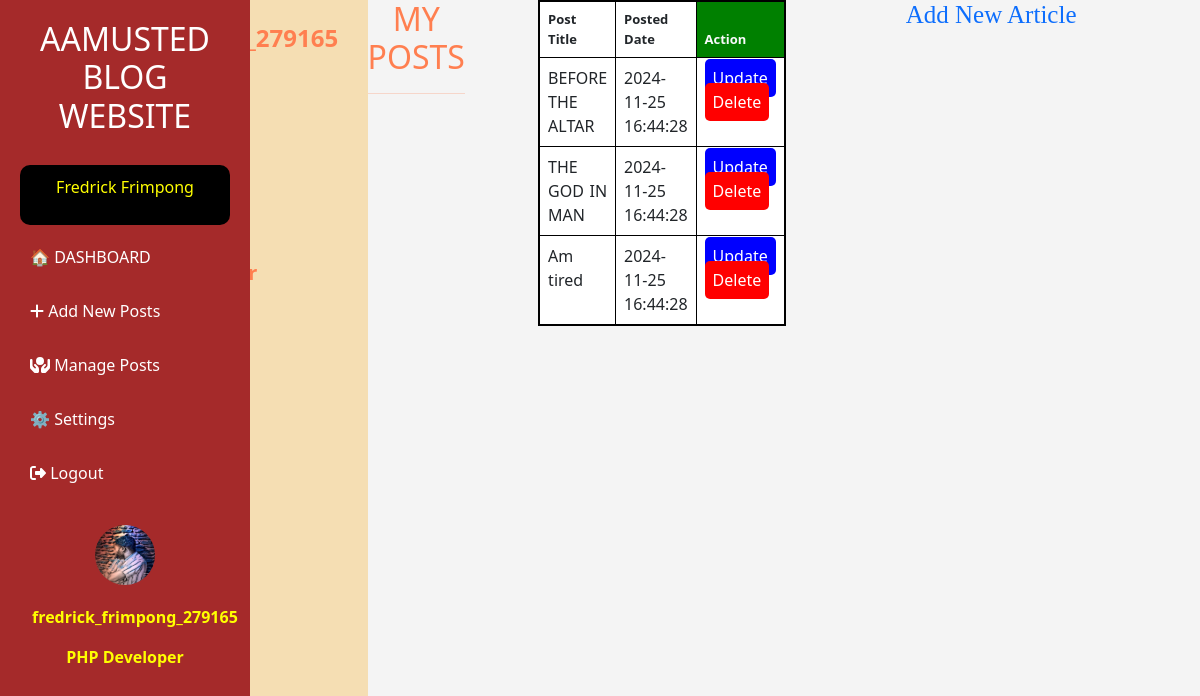
Page /admin/admin.php (signed in) on the committed database.
### tables this page shows
CREATE TABLE `blog_users` (
  `user_id` int(11) NOT NULL,
  `fname` varchar(100) NOT NULL,
  `lname` varchar(100) NOT NULL,
  `email` varchar(100) NOT NULL,
  `password` varchar(255) NOT NULL,
  `user_name` varchar(255) NOT NULL,
  `gender` varchar(20) NOT NULL,
  `role` varchar(100) NOT NULL,
  `date` datetime NOT NULL,
  `status` varchar(100) NOT NULL
);

CREATE TABLE `profile_photo` (
  `profile_id` int(11) NOT NULL,
  `user_id` int(11) NOT NULL,
  `user_name` varchar(255) NOT NULL,
  `profession` varchar(255) NOT NULL,
  `image` varchar(255) NOT NULL,
  `date` datetime NOT NULL
);

CREATE TABLE `blog_posts` (
  `post_id` int(11) NOT NULL,
  `user_id` int(10) NOT NULL,
  `fname` varchar(255) NOT NULL,
  `lname` varchar(255) NOT NULL,
  `title` varchar(255) NOT NULL,
  `description` varchar(255) NOT NULL,
  `content` text NOT NULL,
  `content_image` varchar(255) NOT NULL,
  `date` datetime NOT NULL,
  `status` varchar(100) NOT NULL
);

### admin/admin.php (the view, shortened to what this page needs)
<?php
 $conn = mysqli_connect("localhost","root","","blog");
?>
<!DOCTYPE html>
<html lang="en">
<head>
     <link href="https://cdn.jsdelivr.net/npm/bootstrap@5.0.2/dist/css/bootstrap.min.css" rel="stylesheet" >
     <link rel="stylesheet" href="//maxcdn.bootstrapcdn.com/font-awesome/4.3.0/css/font-awesome.min.css">
    <link rel="stylesheet" href="https://cdnjs.cloudflare.com/ajax/libs/font-awesome/6.1.1/css/all.min.css" />
    <link rel="stylesheet" href="assets/css/bootstrap.min.css">
    <link rel="stylesheet" href="..\includes/header.css">
</head>
<body>
      <?php
      include"..\includes/sidebar.php";
      ?>
      <div class="container-fluid" id="profile-pic-bg" ><br>
        <div class="row">
            <div  class="col-md-12" id="profile-pic">
            <?php
          $sql = "SELECT * FROM `profile_photo` inner join blog_users where profile_photo.user_id = blog_users.user_id AND  blog_users.email = '".$_SESSION['email']."' ";
          $query= mysqli_query($conn, $sql);
          while($row = mysqli_fetch_assoc($query)){
            ?>
             <h4 style="color:coral; font-weight:bold; font-family:'Segoe UI', Tahoma, Geneva, Verdana, sans-serif"><?php echo $row['user_name']?></h4>
            <img src="..\img/<?php echo $row['image']?>" style="width:120px;">
            <h5 style="color:coral; font-weight:bold; font-family:'Segoe UI', Tahoma, Geneva, Verdana, sans-serif"><?php echo $row['profession']?></h5>
              <?php
            }
            ?>
            </div>
        </div>
      </div><br>
      <h2 style="text-align: center;color:coral">MY POSTS <hr></h2>
    <div class="container">
        <div class="row">
            <div class="col-md-2"></div>
            <div class="col-md-8">
            <table id="datatableid" class="table"  style="border:2px solid black; background-color:gray;" >
              <thead style="font-size:13px;" >
                <tr>
                  <th class="text-dark" style="border: 1px solid black;background:white">Post Title</th>
                  <th class="text-dark" style="border: 1px solid black;background:white">Posted Date</th>
                  <th class="text-light" style="border: 1px solid black;background:green">Action</th>
                </tr>
              </thead>
              <tbody id="table-body" class=" table" style="color:navy; font-size: 16px; text-align: justify;">
                <?php
                     $sql = "SELECT * FROM `blog_posts` inner join blog_users where blog_posts.user_id = blog_users.user_id AND blog_users.email = '".$_SESSION['email']."'   ";
                    $query= mysqli_query($conn, $sql);
                    while($row = mysqli_fetch_assoc($query)){
                      ?>
                        <tr>
                          <td class="text-dark" style="border: 1px solid black;background:white"><?php echo $row['title']?></td>
                          <td class="text-dark" style="border: 1px solid black;background:white"><?php echo $row['date']?></td>
                          <td style="border: 1px solid black;background:white;">
                            <a href="update_post.php?update_id=<?php echo $row['post_id']?>" id="post-update">Update</a>
                            <a onclick="return confirm('Do You Really Want to Delete This Record? ')"  href="delete_post.php?delete_id=<?php echo $row['post_id']?>" id="post-delete">Delete</a>
                          </td>
                        </tr>
                      <?php
                    }
                ?>
              </tbody>
            </table>
            </div>
            <div class="col-md-2"></div>
        </div>
    </div><br><br>
      <div class="container">
        <div class="row">
            <div class="col-md-2"></div>
            <div class="col-md-8 " >
                <div class="card-header">
                    <h4><a href="add_article.php"> Add New Article</a></h4>
                </div>   <br><br>
            </div>
            <div class="col-md-2"></div>
        </div>
      </div><br><br>
</body>
</html>

### includes/sidebar.php (shortened to what this page needs)
<?php
include "../includes/connection.php";
$email = $_SESSION['email'];
$get_user = "SELECT * FROM blog_users WHERE email = '$email'";
$run_user = mysqli_query($conn, $get_user);
$row = mysqli_fetch_assoc($run_user);
?>
<!DOCTYPE html>
<html lang="en">
<head>
  <link rel="stylesheet" href="https://cdnjs.cloudflare.com/ajax/libs/font-awesome/6.5.0/css/all.min.css">
     <link href="https://cdn.jsdelivr.net/npm/bootstrap@5.0.2/dist/css/bootstrap.min.css" rel="stylesheet" >
     <link rel="stylesheet" href="//maxcdn.bootstrapcdn.com/font-awesome/4.3.0/css/font-awesome.min.css">
    <link rel="stylesheet" href="https://cdnjs.cloudflare.com/ajax/libs/font-awesome/6.1.1/css/all.min.css" />
    <link rel="stylesheet" href="assets/css/bootstrap.min.css">
    <link rel="stylesheet" href="..\includes/header.css">
</head>
<body>
  <div class="sidebar" id="sidebar">
    <h2>AAMUSTED BLOG WEBSITE</h2>
   <div style="background-color: black;padding:10px;border-radius:10px"> <p style="color:yellow; text-align:center">
     <?php echo $row['fname'] . " " .  $row['lname'];?>
     </p>
   </div>
    <a href="blog_post.php">🏠 DASHBOARD</a>
    <a href="add_posts.php"><i class="fa-solid fa-plus"></i> Add New Posts</a>
    <a href="manage_posts.php"><i class="fa-solid fa-hands-holding-circle"></i> Manage Posts</a>
    <a href="set_profile.php">⚙️ Settings</a>
   <a href="..\login.php" onclick="return confirm('Do You Really Want to Logout This Page? ')"><i class="fas fa-sign-out-alt"></i> Logout</a>
     <div class="container" id="" >
        <div class="row">
            <div  class="col-md-12" id="profile-pic">
           <?php
          $sql = "SELECT * FROM `profile_photo` inner join blog_users where profile_photo.user_id = blog_users.user_id AND  blog_users.email = '".$_SESSION['email']."' ";
          $query= mysqli_query($conn, $sql);
          while($row = mysqli_fetch_assoc($query)){
            ?>
            <img src="..\img/<?php echo $row['image']?>" style="width:60px;height:60px">
            <p style="color:yellow; font-weight:bold; font-family:'Segoe UI', Tahoma, Geneva, Verdana, sans-serif"><?php echo $row['user_name']?></p>
            <p style="color:yellow; font-weight:bold; font-family:'Segoe UI', Tahoma, Geneva, Verdana, sans-serif"><?php echo $row['profession']?></p>
              <?php
            }
            ?>
            </div>
        </div>
      </div><br>
  </div>
</body>
</html>

### includes/sidebar.php (style rules this page uses)
* { box-sizing: border-box; margin: 0; padding: 0; }
body { font-family: 'Segoe UI', sans-serif; display: flex; min-height: 100vh; background-color: #f4f4f4; }
.sidebar { background-image: linear-gradient(to right,#A52A2A, #A52A2A); color: white; width: 250px; height: 100vh; position: fixed; top: 0; left: 0; padding: 20px; transition: transform 0.3s ease; }
.sidebar h2 { margin-bottom: 30px; text-align: center; }
.sidebar a { display: block; padding: 10px; margin: 10px 0; text-decoration: none; color: white; border-radius: 5px; transition: background 0.2s; }
#profile-pic img { margin: 20px; margin-bottom:20px; border-radius: 100%; width: 70px; }

### admin/admin.php (style rules this page uses)
body { overflow: scroll; }
.card-header a { text-decoration: none; font-family:Georgia, 'Times New Roman', Times, serif; font-size: 25px; }
#post-update { text-decoration: none; background-color: blue; color: white; border-radius: 5px; }
#post-delete { text-decoration: none; background-color: red; color: white; border-radius: 5px; }
#profile-pic { text-align: center; }
#profile-pic img { margin: 20px; margin-bottom:20px; border-radius: 100%; width: 150px; }
#profile-pic-bg { background-color: wheat; margin-bottom:30px; border-bottom-right-radius: 50px; border-bottom-left-radius: 50px; }

### rows in the picture
blog_users: fname "Fredrick", lname "Frimpong"
profile_photo: image (picture), user.user_name "fredrick_frimpong_279165", profession "PHP Developer"
blog_posts: title "BEFORE THE ALTAR", user.date "2024-11-25 16:44:28"
blog_posts: title "THE GOD IN MAN", user.date "2024-11-25 16:44:28"
blog_posts: title "Am tired", user.date "2024-11-25 16:44:28"
